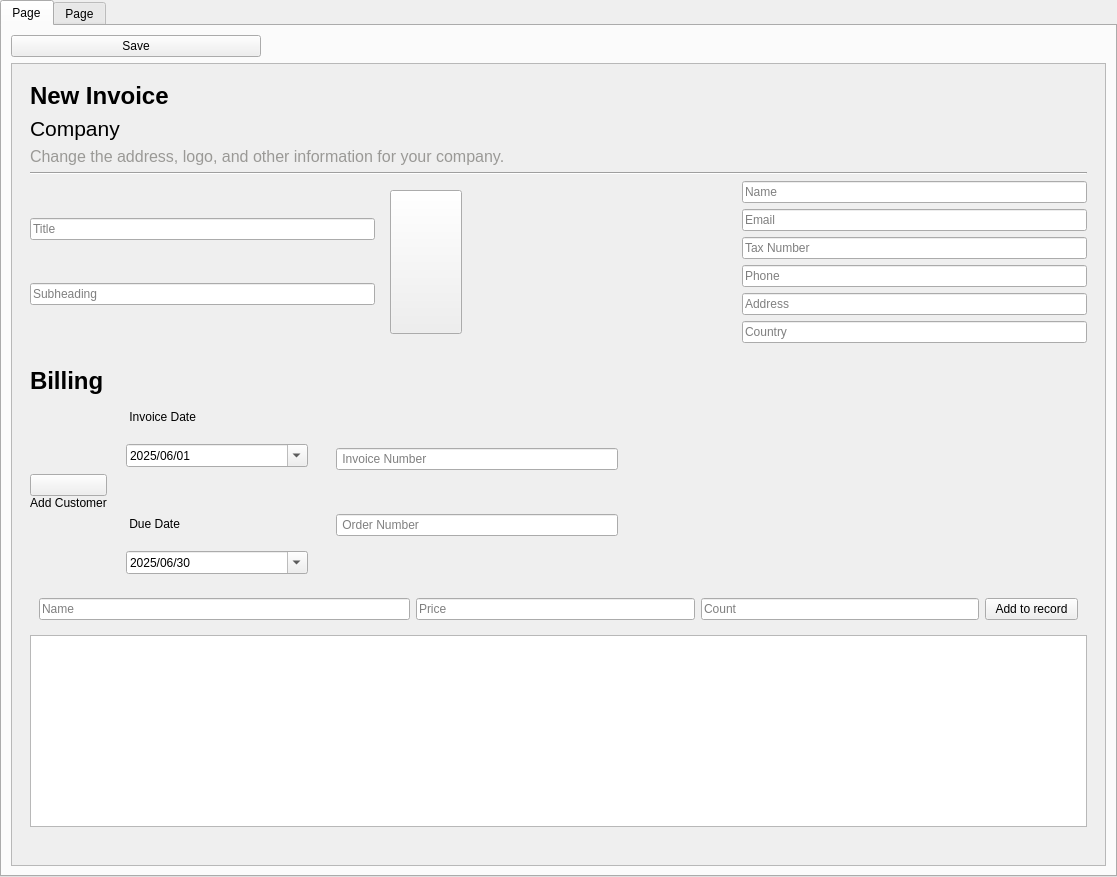
<?xml version="1.0" encoding="UTF-8"?>
<ui version="4.0">
 <class>Form</class>
 <widget class="QTabWidget" name="Form">
  <property name="geometry">
   <rect>
    <x>0</x>
    <y>0</y>
    <width>1117</width>
    <height>877</height>
   </rect>
  </property>
  <widget class="QWidget" name="Invoices">
   <attribute name="title">
    <string>Page</string>
   </attribute>
   <layout class="QVBoxLayout">
    <item>
     <widget class="QPushButton" name="save_btn">
      <property name="maximumSize">
       <size>
        <width>250</width>
        <height>16777215</height>
       </size>
      </property>
      <property name="text">
       <string>Save</string>
      </property>
      <property name="class" stdset="0">
       <string>primary outlined</string>
      </property>
     </widget>
    </item>
    <item>
     <widget class="QScrollArea" name="scrollArea">
      <property name="widgetResizable">
       <bool>true</bool>
      </property>
      <widget class="QWidget" name="scrollarea_qwidget">
       <property name="geometry">
        <rect>
         <x>0</x>
         <y>-66</y>
         <width>1079</width>
         <height>859</height>
        </rect>
       </property>
       <layout class="QVBoxLayout" name="scrollarea_qwidget_layout">
        <property name="leftMargin">
         <number>0</number>
        </property>
        <property name="topMargin">
         <number>0</number>
        </property>
        <property name="rightMargin">
         <number>0</number>
        </property>
        <property name="bottomMargin">
         <number>0</number>
        </property>
        <item alignment="Qt::AlignmentFlag::AlignTop">
         <widget class="QWidget" name="frame" native="true">
          <layout class="QVBoxLayout" name="frame_verticalLayout">
           <item alignment="Qt::AlignmentFlag::AlignTop">
            <widget class="QWidget" name="frame_invoice" native="true">
             <layout class="QVBoxLayout" name="frame_invoice_layout">
              <item>
               <widget class="QLabel" name="label_new_invoice">
                <property name="font">
                 <font>
                  <pointsize>18</pointsize>
                  <bold>true</bold>
                 </font>
                </property>
                <property name="text">
                 <string>New Invoice</string>
                </property>
                <property name="wordWrap">
                 <bool>true</bool>
                </property>
               </widget>
              </item>
              <item>
               <widget class="QLabel" name="label_company">
                <property name="font">
                 <font>
                  <pointsize>16</pointsize>
                  <fontweight>DemiBold</fontweight>
                 </font>
                </property>
                <property name="text">
                 <string>Company</string>
                </property>
                <property name="wordWrap">
                 <bool>true</bool>
                </property>
               </widget>
              </item>
              <item>
               <widget class="QLabel" name="label_subtitle">
                <property name="font">
                 <font>
                  <pointsize>12</pointsize>
                 </font>
                </property>
                <property name="styleSheet">
                 <string notr="true">color: rgb(154, 153, 150)</string>
                </property>
                <property name="text">
                 <string>Change the address, logo, and other information for your company.</string>
                </property>
                <property name="wordWrap">
                 <bool>true</bool>
                </property>
               </widget>
              </item>
              <item>
               <widget class="Line" name="line">
                <property name="orientation">
                 <enum>Qt::Orientation::Horizontal</enum>
                </property>
               </widget>
              </item>
              <item>
               <widget class="QWidget" name="widget" native="true">
                <layout class="QHBoxLayout" name="_2" stretch="4,1,3,4">
                 <property name="spacing">
                  <number>6</number>
                 </property>
                 <property name="leftMargin">
                  <number>0</number>
                 </property>
                 <property name="topMargin">
                  <number>0</number>
                 </property>
                 <property name="rightMargin">
                  <number>0</number>
                 </property>
                 <property name="bottomMargin">
                  <number>0</number>
                 </property>
                 <item>
                  <widget class="QWidget" name="frame_title_sub" native="true">
                   <layout class="QVBoxLayout" name="verticalLayout">
                    <property name="leftMargin">
                     <number>0</number>
                    </property>
                    <property name="topMargin">
                     <number>0</number>
                    </property>
                    <property name="rightMargin">
                     <number>0</number>
                    </property>
                    <property name="bottomMargin">
                     <number>0</number>
                    </property>
                    <item>
                     <widget class="QLineEdit" name="title_input">
                      <property name="placeholderText">
                       <string>Title</string>
                      </property>
                     </widget>
                    </item>
                    <item>
                     <widget class="QLineEdit" name="subheading_input">
                      <property name="placeholderText">
                       <string>Subheading</string>
                      </property>
                     </widget>
                    </item>
                   </layout>
                  </widget>
                 </item>
                 <item>
                  <widget class="QWidget" name="frame_btn_logo" native="true">
                   <layout class="QHBoxLayout" name="horizontalLayout">
                    <property name="spacing">
                     <number>0</number>
                    </property>
                    <item>
                     <widget class="QPushButton" name="select_logo_btn">
                      <property name="sizePolicy">
                       <sizepolicy hsizetype="Minimum" vsizetype="Expanding">
                        <horstretch>0</horstretch>
                        <verstretch>0</verstretch>
                       </sizepolicy>
                      </property>
                      <property name="font">
                       <font>
                        <pointsize>18</pointsize>
                        <bold>true</bold>
                       </font>
                      </property>
                      <property name="text">
                       <string/>
                      </property>
                      <property name="icon">
                       <iconset theme="QIcon::ThemeIcon::InsertImage"/>
                      </property>
                      <property name="iconSize">
                       <size>
                        <width>128</width>
                        <height>128</height>
                       </size>
                      </property>
                     </widget>
                    </item>
                   </layout>
                  </widget>
                 </item>
                 <item>
                  <widget class="QFrame" name="frame_logo">
                   <property name="frameShape">
                    <enum>QFrame::Shape::NoFrame</enum>
                   </property>
                   <property name="lineWidth">
                    <number>0</number>
                   </property>
                   <layout class="QVBoxLayout" name="verticalLayout_2">
                    <property name="leftMargin">
                     <number>0</number>
                    </property>
                    <property name="topMargin">
                     <number>0</number>
                    </property>
                    <property name="rightMargin">
                     <number>0</number>
                    </property>
                    <property name="bottomMargin">
                     <number>0</number>
                    </property>
                    <item>
                     <widget class="QLabel" name="image_lable">
                      <property name="lineWidth">
                       <number>0</number>
                      </property>
                      <property name="text">
                       <string/>
                      </property>
                     </widget>
                    </item>
                   </layout>
                  </widget>
                 </item>
                 <item>
                  <widget class="QWidget" name="frame_address" native="true">
                   <layout class="QVBoxLayout" name="verticalLayout_3">
                    <property name="leftMargin">
                     <number>0</number>
                    </property>
                    <property name="topMargin">
                     <number>0</number>
                    </property>
                    <property name="rightMargin">
                     <number>0</number>
                    </property>
                    <property name="bottomMargin">
                     <number>0</number>
                    </property>
                    <item>
                     <widget class="QLineEdit" name="name_input">
                      <property name="placeholderText">
                       <string>Name</string>
                      </property>
                     </widget>
                    </item>
                    <item>
                     <widget class="QLineEdit" name="email_input">
                      <property name="placeholderText">
                       <string>Email</string>
                      </property>
                     </widget>
                    </item>
                    <item>
                     <widget class="QLineEdit" name="tax_number_input">
                      <property name="placeholderText">
                       <string>Tax Number</string>
                      </property>
                     </widget>
                    </item>
                    <item>
                     <widget class="QLineEdit" name="phone_input">
                      <property name="placeholderText">
                       <string>Phone</string>
                      </property>
                     </widget>
                    </item>
                    <item>
                     <widget class="QLineEdit" name="address_input">
                      <property name="placeholderText">
                       <string>Address</string>
                      </property>
                     </widget>
                    </item>
                    <item>
                     <widget class="QLineEdit" name="country_input">
                      <property name="placeholderText">
                       <string>Country</string>
                      </property>
                     </widget>
                    </item>
                   </layout>
                  </widget>
                 </item>
                </layout>
               </widget>
              </item>
             </layout>
            </widget>
           </item>
           <item>
            <widget class="QWidget" name="frame_billing" native="true">
             <layout class="QVBoxLayout" name="frame_billing_layout">
              <item>
               <widget class="QLabel" name="label_billing">
                <property name="font">
                 <font>
                  <pointsize>18</pointsize>
                  <bold>true</bold>
                 </font>
                </property>
                <property name="text">
                 <string>Billing</string>
                </property>
                <property name="wordWrap">
                 <bool>true</bool>
                </property>
               </widget>
              </item>
              <item>
               <widget class="QWidget" name="widget_2" native="true">
                <layout class="QHBoxLayout" name="horizontalLayout_5" stretch="6,6">
                 <property name="spacing">
                  <number>0</number>
                 </property>
                 <property name="leftMargin">
                  <number>0</number>
                 </property>
                 <property name="topMargin">
                  <number>0</number>
                 </property>
                 <property name="rightMargin">
                  <number>0</number>
                 </property>
                 <property name="bottomMargin">
                  <number>0</number>
                 </property>
                 <item>
                  <widget class="QWidget" name="widget_4" native="true">
                   <layout class="QHBoxLayout" name="horizontalLayout_4">
                    <property name="spacing">
                     <number>10</number>
                    </property>
                    <property name="leftMargin">
                     <number>0</number>
                    </property>
                    <property name="topMargin">
                     <number>0</number>
                    </property>
                    <property name="rightMargin">
                     <number>0</number>
                    </property>
                    <property name="bottomMargin">
                     <number>0</number>
                    </property>
                    <item alignment="Qt::AlignmentFlag::AlignVCenter">
                     <widget class="QWidget" name="frame_btn_costumer_2" native="true">
                      <layout class="QVBoxLayout" name="verticalLayout_4">
                       <property name="spacing">
                        <number>0</number>
                       </property>
                       <property name="leftMargin">
                        <number>0</number>
                       </property>
                       <property name="topMargin">
                        <number>0</number>
                       </property>
                       <property name="rightMargin">
                        <number>0</number>
                       </property>
                       <property name="bottomMargin">
                        <number>0</number>
                       </property>
                       <item>
                        <widget class="QPushButton" name="select_costumer_btn">
                         <property name="icon">
                          <iconset theme="QIcon::ThemeIcon::ContactNew"/>
                         </property>
                         <property name="iconSize">
                          <size>
                           <width>64</width>
                           <height>64</height>
                          </size>
                         </property>
                        </widget>
                       </item>
                       <item>
                        <widget class="QLabel" name="label_3">
                         <property name="text">
                          <string>Add Customer</string>
                         </property>
                         <property name="alignment">
                          <set>Qt::AlignmentFlag::AlignCenter</set>
                         </property>
                        </widget>
                       </item>
                      </layout>
                     </widget>
                    </item>
                    <item>
                     <widget class="QWidget" name="date_layout_widget" native="true">
                      <property name="minimumSize">
                       <size>
                        <width>200</width>
                        <height>0</height>
                       </size>
                      </property>
                      <layout class="QVBoxLayout" name="date_layout">
                       <property name="spacing">
                        <number>10</number>
                       </property>
                       <item>
                        <widget class="QLabel" name="label">
                         <property name="text">
                          <string> Invoice Date</string>
                         </property>
                        </widget>
                       </item>
                       <item>
                        <spacer name="horizontalSpacer_2">
                         <property name="orientation">
                          <enum>Qt::Orientation::Horizontal</enum>
                         </property>
                         <property name="sizeHint" stdset="0">
                          <size>
                           <width>40</width>
                           <height>10</height>
                          </size>
                         </property>
                        </spacer>
                       </item>
                       <item>
                        <widget class="QDateEdit" name="dateEdit">
                         <property name="displayFormat">
                          <string>yyyy/MM/dd</string>
                         </property>
                         <property name="calendarPopup">
                          <bool>true</bool>
                         </property>
                         <property name="timeSpec">
                          <enum>Qt::TimeSpec::LocalTime</enum>
                         </property>
                         <property name="date">
                          <date>
                           <year>2025</year>
                           <month>6</month>
                           <day>1</day>
                          </date>
                         </property>
                        </widget>
                       </item>
                       <item>
                        <spacer name="horizontalSpacer">
                         <property name="orientation">
                          <enum>Qt::Orientation::Horizontal</enum>
                         </property>
                         <property name="sizeHint" stdset="0">
                          <size>
                           <width>40</width>
                           <height>40</height>
                          </size>
                         </property>
                        </spacer>
                       </item>
                       <item>
                        <widget class="QLabel" name="label_2">
                         <property name="text">
                          <string> Due Date</string>
                         </property>
                        </widget>
                       </item>
                       <item>
                        <spacer name="horizontalSpacer_3">
                         <property name="orientation">
                          <enum>Qt::Orientation::Horizontal</enum>
                         </property>
                         <property name="sizeHint" stdset="0">
                          <size>
                           <width>40</width>
                           <height>10</height>
                          </size>
                         </property>
                        </spacer>
                       </item>
                       <item>
                        <widget class="QDateEdit" name="dateEdit_2">
                         <property name="displayFormat">
                          <string>yyyy/MM/dd</string>
                         </property>
                         <property name="calendarPopup">
                          <bool>true</bool>
                         </property>
                         <property name="date">
                          <date>
                           <year>2025</year>
                           <month>6</month>
                           <day>30</day>
                          </date>
                         </property>
                        </widget>
                       </item>
                      </layout>
                     </widget>
                    </item>
                    <item>
                     <widget class="QWidget" name="widget_6" native="true">
                      <property name="minimumSize">
                       <size>
                        <width>300</width>
                        <height>0</height>
                       </size>
                      </property>
                      <layout class="QVBoxLayout" name="verticalLayout_5">
                       <item>
                        <widget class="QLineEdit" name="lineEdit">
                         <property name="placeholderText">
                          <string> Invoice Number</string>
                         </property>
                        </widget>
                       </item>
                       <item>
                        <widget class="QLineEdit" name="lineEdit_2">
                         <property name="placeholderText">
                          <string> Order Number </string>
                         </property>
                        </widget>
                       </item>
                      </layout>
                     </widget>
                    </item>
                   </layout>
                  </widget>
                 </item>
                 <item>
                  <widget class="QWidget" name="widget_5" native="true"/>
                 </item>
                </layout>
               </widget>
              </item>
              <item>
               <widget class="QWidget" name="widget_3" native="true">
                <layout class="QHBoxLayout" name="horizontalLayout_3" stretch="4,3,3,1">
                 <item>
                  <widget class="QLineEdit" name="billing_name_input">
                   <property name="placeholderText">
                    <string>Name</string>
                   </property>
                  </widget>
                 </item>
                 <item>
                  <widget class="QLineEdit" name="price_input">
                   <property name="placeholderText">
                    <string>Price</string>
                   </property>
                  </widget>
                 </item>
                 <item>
                  <widget class="QLineEdit" name="count_input">
                   <property name="placeholderText">
                    <string>Count</string>
                   </property>
                  </widget>
                 </item>
                 <item>
                  <widget class="QPushButton" name="add_to_record_btn">
                   <property name="text">
                    <string>Add to record</string>
                   </property>
                   <property name="class" stdset="0">
                    <string>primary outlined</string>
                   </property>
                  </widget>
                 </item>
                </layout>
               </widget>
              </item>
              <item>
               <widget class="QTableView" name="tableView">
                <property name="styleSheet">
                 <string notr="true"/>
                </property>
                <property name="editTriggers">
                 <set>QAbstractItemView::EditTrigger::NoEditTriggers</set>
                </property>
                <property name="tabKeyNavigation">
                 <bool>false</bool>
                </property>
                <property name="dragDropOverwriteMode">
                 <bool>false</bool>
                </property>
                <property name="selectionBehavior">
                 <enum>QAbstractItemView::SelectionBehavior::SelectRows</enum>
                </property>
                <property name="sortingEnabled">
                 <bool>true</bool>
                </property>
               </widget>
              </item>
             </layout>
            </widget>
           </item>
          </layout>
         </widget>
        </item>
       </layout>
      </widget>
     </widget>
    </item>
   </layout>
  </widget>
  <widget class="QWidget" name="Customers">
   <attribute name="title">
    <string>Page</string>
   </attribute>
  </widget>
 </widget>
 <resources/>
 <connections/>
</ui>
